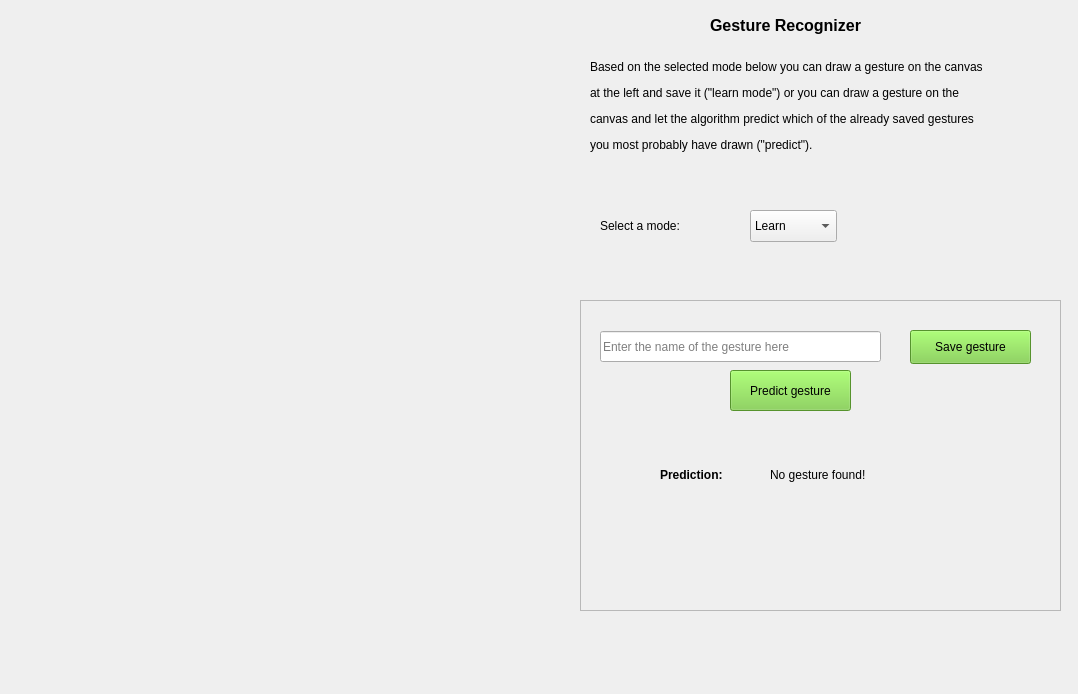
<?xml version="1.0" encoding="UTF-8"?>
<ui version="4.0">
 <class>GestureRecognizer</class>
 <widget class="QWidget" name="GestureRecognizer">
  <property name="geometry">
   <rect>
    <x>0</x>
    <y>0</y>
    <width>1078</width>
    <height>694</height>
   </rect>
  </property>
  <property name="windowTitle">
   <string>Gesture Recognizer</string>
  </property>
  <widget class="QLabel" name="title">
   <property name="geometry">
    <rect>
     <x>710</x>
     <y>10</y>
     <width>181</width>
     <height>31</height>
    </rect>
   </property>
   <property name="text">
    <string>&lt;html&gt;&lt;head/&gt;&lt;body&gt;&lt;p&gt;&lt;span style=&quot; font-size:12pt; font-weight:600;&quot;&gt;Gesture Recognizer&lt;/span&gt;&lt;/p&gt;&lt;/body&gt;&lt;/html&gt;</string>
   </property>
  </widget>
  <widget class="QLabel" name="mode_label">
   <property name="geometry">
    <rect>
     <x>600</x>
     <y>210</y>
     <width>151</width>
     <height>31</height>
    </rect>
   </property>
   <property name="text">
    <string>Select a mode:</string>
   </property>
  </widget>
  <widget class="QComboBox" name="mode_selection">
   <property name="geometry">
    <rect>
     <x>750</x>
     <y>210</y>
     <width>87</width>
     <height>32</height>
    </rect>
   </property>
   <item>
    <property name="text">
     <string>Learn</string>
    </property>
   </item>
   <item>
    <property name="text">
     <string>Predict</string>
    </property>
   </item>
  </widget>
  <widget class="QLabel" name="instruction">
   <property name="geometry">
    <rect>
     <x>590</x>
     <y>60</y>
     <width>461</width>
     <height>131</height>
    </rect>
   </property>
   <property name="lineWidth">
    <number>1</number>
   </property>
   <property name="text">
    <string>&lt;html&gt;&lt;head/&gt;&lt;body&gt;&lt;p&gt;Based on the selected mode below you can draw a gesture on the canvas&lt;/p&gt;&lt;p&gt;at the left and save it (&amp;quot;learn mode&amp;quot;) or you can draw a gesture on the &lt;/p&gt;&lt;p&gt;canvas and let the algorithm predict which of the already saved gestures &lt;/p&gt;&lt;p&gt;you most probably have drawn (&amp;quot;predict&amp;quot;).&lt;/p&gt;&lt;/body&gt;&lt;/html&gt;</string>
   </property>
   <property name="alignment">
    <set>Qt::AlignLeading|Qt::AlignLeft|Qt::AlignTop</set>
   </property>
   <property name="wordWrap">
    <bool>true</bool>
   </property>
  </widget>
  <widget class="QFrame" name="learn_ui">
   <property name="geometry">
    <rect>
     <x>580</x>
     <y>300</y>
     <width>481</width>
     <height>311</height>
    </rect>
   </property>
   <property name="frameShape">
    <enum>QFrame::StyledPanel</enum>
   </property>
   <property name="frameShadow">
    <enum>QFrame::Plain</enum>
   </property>
   <widget class="QLineEdit" name="gesture_name_input">
    <property name="geometry">
     <rect>
      <x>20</x>
      <y>31</y>
      <width>281</width>
      <height>31</height>
     </rect>
    </property>
    <property name="placeholderText">
     <string>Enter the name of the gesture here</string>
    </property>
   </widget>
   <widget class="QPushButton" name="btn_save">
    <property name="geometry">
     <rect>
      <x>330</x>
      <y>30</y>
      <width>121</width>
      <height>34</height>
     </rect>
    </property>
    <property name="styleSheet">
     <string notr="true">background-color: rgb(120, 206, 63);</string>
    </property>
    <property name="text">
     <string>Save gesture</string>
    </property>
   </widget>
  </widget>
  <widget class="QFrame" name="predict_ui">
   <property name="geometry">
    <rect>
     <x>580</x>
     <y>300</y>
     <width>481</width>
     <height>311</height>
    </rect>
   </property>
   <property name="frameShape">
    <enum>QFrame::StyledPanel</enum>
   </property>
   <property name="frameShadow">
    <enum>QFrame::Plain</enum>
   </property>
   <widget class="QLabel" name="predict_label">
    <property name="geometry">
     <rect>
      <x>80</x>
      <y>160</y>
      <width>81</width>
      <height>30</height>
     </rect>
    </property>
    <property name="text">
     <string>&lt;html&gt;&lt;head/&gt;&lt;body&gt;&lt;p&gt;&lt;span style=&quot; font-weight:600;&quot;&gt;Prediction:&lt;/span&gt;&lt;/p&gt;&lt;/body&gt;&lt;/html&gt;</string>
    </property>
   </widget>
   <widget class="QPushButton" name="btn_predict">
    <property name="geometry">
     <rect>
      <x>150</x>
      <y>70</y>
      <width>121</width>
      <height>41</height>
     </rect>
    </property>
    <property name="styleSheet">
     <string notr="true">background-color: rgb(120, 206, 63);</string>
    </property>
    <property name="text">
     <string>Predict gesture</string>
    </property>
   </widget>
   <widget class="QLabel" name="prediction_result">
    <property name="geometry">
     <rect>
      <x>190</x>
      <y>160</y>
      <width>251</width>
      <height>30</height>
     </rect>
    </property>
    <property name="text">
     <string>No gesture found!</string>
    </property>
   </widget>
  </widget>
  <widget class="QLabel" name="error_label">
   <property name="geometry">
    <rect>
     <x>590</x>
     <y>627</y>
     <width>461</width>
     <height>41</height>
    </rect>
   </property>
   <property name="styleSheet">
    <string notr="true">color: rgb(176, 0, 0);</string>
   </property>
   <property name="text">
    <string/>
   </property>
   <property name="alignment">
    <set>Qt::AlignLeading|Qt::AlignLeft|Qt::AlignTop</set>
   </property>
  </widget>
  <widget class="QDrawWidget" name="draw_widget" native="true">
   <property name="geometry">
    <rect>
     <x>9</x>
     <y>29</y>
     <width>551</width>
     <height>631</height>
    </rect>
   </property>
  </widget>
  <zorder>learn_ui</zorder>
  <zorder>title</zorder>
  <zorder>mode_label</zorder>
  <zorder>mode_selection</zorder>
  <zorder>instruction</zorder>
  <zorder>predict_ui</zorder>
  <zorder>error_label</zorder>
  <zorder>draw_widget</zorder>
 </widget>
 <customwidgets>
  <customwidget>
   <class>QDrawWidget</class>
   <extends>QWidget</extends>
   <header>QDrawWidget</header>
   <container>1</container>
  </customwidget>
 </customwidgets>
 <resources/>
 <connections/>
</ui>
